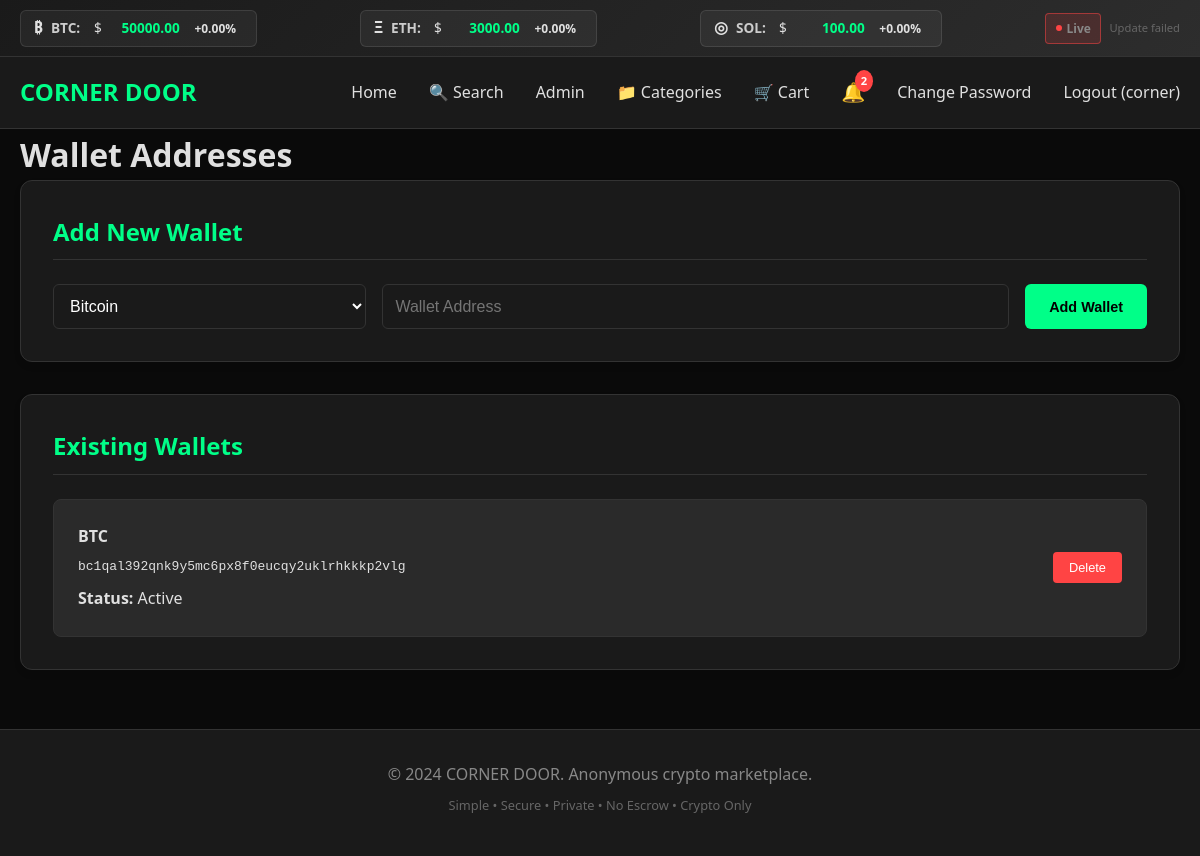
The app's page /admin/wallets (signed in), older data.
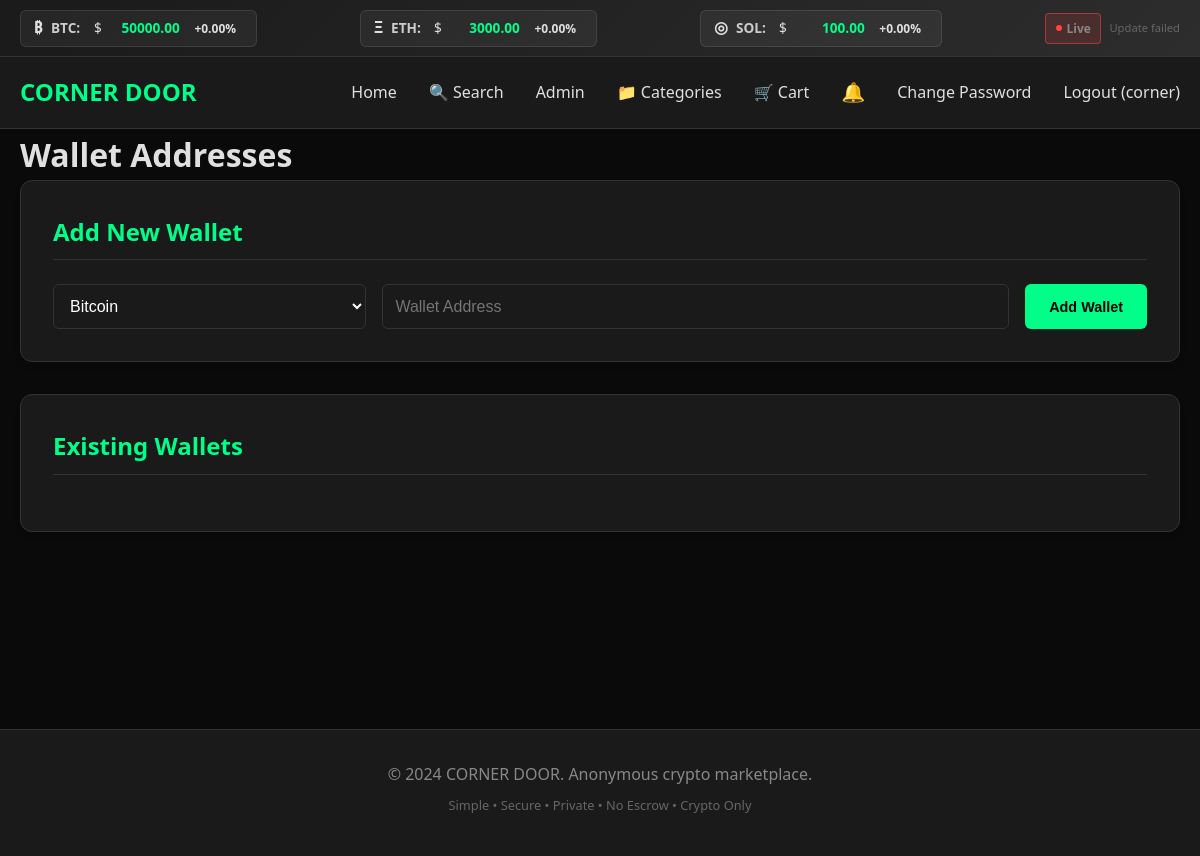
The same page, newer data.
### app.py (models this page shows, shortened)
class User(UserMixin, db.Model):
    id = db.Column(db.Integer, primary_key=True)
    username = db.Column(db.String(80), unique=True, nullable=False)
    password_hash = db.Column(db.String(120), nullable=False)
    recovery_phrase = db.Column(db.String(200))
    created_at = db.Column(db.DateTime, default=datetime.utcnow)
    is_active = db.Column(db.Boolean, default=True)
    is_admin = db.Column(db.Boolean, default=False)
    ip_hash = db.Column(db.String(64))
    unread_notifications = db.Column(db.Integer, default=0)
    unread_messages = db.Column(db.Integer, default=0)

class Wallet(db.Model):
    id = db.Column(db.Integer, primary_key=True)
    crypto_type = db.Column(db.String(10), nullable=False)
    address = db.Column(db.String(200), nullable=False)
    is_active = db.Column(db.Boolean, default=True)

### app.py (the view, shortened to what this page needs)
@app.route('/admin/wallets', methods=['GET', 'POST'])
@login_required
def admin_wallets():
    if not current_user.is_admin:
        flash('Access denied', 'error')
        return redirect(url_for('index'))
    wallets = Wallet.query.all()
    return render_template('admin/wallets.html', wallets=wallets)

### app.py (called while the page is built)
@app.context_processor
def utility_processor():
    return dict(usd_to_crypto=usd_to_crypto)

@login_manager.user_loader
def load_user(user_id):
    return db.session.get(User, int(user_id))

### templates/admin/wallets.html (shortened to what this page needs)
{% extends "base.html" %}
{% block content %}
<h1>Wallet Addresses</h1>
<div class="admin-section">
    <h2>Add New Wallet</h2>
    <form method="POST" style="display: grid; grid-template-columns: 1fr 2fr auto; gap: 1rem;">
        <select class="form-control" name="crypto_type" required>
            <option value="BTC">Bitcoin</option>
        </select>
        <input type="text" class="form-control" name="address" placeholder="Wallet Address" required>
        <button type="submit" class="btn">Add Wallet</button>
    </form>
</div>
<div class="admin-section">
    <h2>Existing Wallets</h2>
    <div style="display: grid; gap: 1rem;">
        {% for wallet in wallets %}
        <div style="background-color: #2a2a2a; padding: 1.5rem; border-radius: 8px; border: 1px solid #333;">
            <div style="display: flex; justify-content: space-between; align-items: center;">
                <div>
                    <p><strong>{{ wallet.crypto_type }}</strong></p>
                    <p style="font-family: monospace; word-break: break-all; margin: 0.5rem 0;">{{ wallet.address }}</p>
                    <p><strong>Status:</strong> {{ 'Active' if wallet.is_active else 'Inactive' }}</p>
                </div>
                <div>
                    <button onclick="deleteWallet({{ wallet.id }})" class="delete-btn">Delete</button>
                </div>
            </div>
        </div>
        {% endfor %}
    </div>
</div>
{% endblock %}

### templates/base.html (shortened to what this page needs)
<!DOCTYPE html>
<html lang="en">
<head>
    <link rel="stylesheet" href="{{ url_for('static', filename='css/style.css') }}">
</head>
<body>
    <div class="crypto-ticker">
        <div class="container ticker-content">
            <div class="ticker-item">
                <span class="crypto-logo">₿</span>
                <span class="crypto-name">BTC:</span>
                $<span class="price" id="btc-price">{{ "%.2f"|format(crypto_prices.BTC) if crypto_prices else "50000.00" }}</span>
                <span class="price-change" id="btc-change">+0.00%</span>
            </div>
            <div class="ticker-item">
                <span class="crypto-logo">Ξ</span>
                <span class="crypto-name">ETH:</span>
                $<span class="price" id="eth-price">{{ "%.2f"|format(crypto_prices.ETH) if crypto_prices else "3000.00" }}</span>
                <span class="price-change" id="eth-change">+0.00%</span>
            </div>
            <div class="ticker-item">
                <span class="crypto-logo">◎</span>
                <span class="crypto-name">SOL:</span>
                $<span class="price" id="sol-price">{{ "%.2f"|format(crypto_prices.SOL) if crypto_prices else "100.00" }}</span>
                <span class="price-change" id="sol-change">+0.00%</span>
            </div>
            <div class="ticker-status">
                <span class="status-indicator" id="status-indicator">
                    <span class="status-dot"></span>
                    <span class="status-text">Live</span>
                </span>
                <span class="last-update" id="last-update">Updating...</span>
            </div>
        </div>
    </div>
    <header>
        <nav class="container">
            <div class="logo">CORNER DOOR</div>
            <div class="nav-links">
                <a href="{{ url_for('index') }}">Home</a>
                <a href="{{ url_for('search') }}">🔍 Search</a>
                {% if current_user.is_authenticated %}
                    {% if current_user.is_admin %}
                        <a href="{{ url_for('admin_dashboard') }}">Admin</a>
                    {% endif %}
                    {% if current_user.is_admin %}
                       <a href="{{ url_for('admin_categories') }}">📁 Categories</a>
                    {% endif %}
                    <a href="{{ url_for('view_cart') }}">🛒 Cart</a>
                    <div class="notification-bell">
                        <a href="{{ url_for('notifications') }}" class="notification-link">
                            🔔
                            {% if current_user.unread_notifications > 0 %}
                                <span class="notification-badge">{{ current_user.unread_notifications }}</span>
                            {% endif %}
                        </a>
                    </div>
                    <a href="{{ url_for('change_password') }}">Change Password</a>
                    <a href="{{ url_for('logout') }}">Logout ({{ current_user.username }})</a>
                {% else %}
                    <a href="{{ url_for('login') }}">Login</a>
                    <a href="{{ url_for('register') }}">Register</a>
                {% endif %}
            </div>
        </nav>
    </header>
    <main class="container">
        {% block content %}{% endblock %}
    </main>
    <footer>
        <div class="container">
            <p>&copy; 2024 CORNER DOOR. Anonymous crypto marketplace.</p>
            <p style="font-size: 0.8rem; color: #666; margin-top: 0.5rem;">
                Simple • Secure • Private • No Escrow • Crypto Only
            </p>
        </div>
    </footer>
</body>
</html>

Row changes from the older to the newer data that the page shows:
removed Wallet: crypto_type "BTC", address "bc1qal392qnk9y5mc6px8f0eucqy2uklrhkkkp2vlg", is_active "Active"
changed User "corner": unread_notifications "2" → (not shown)
